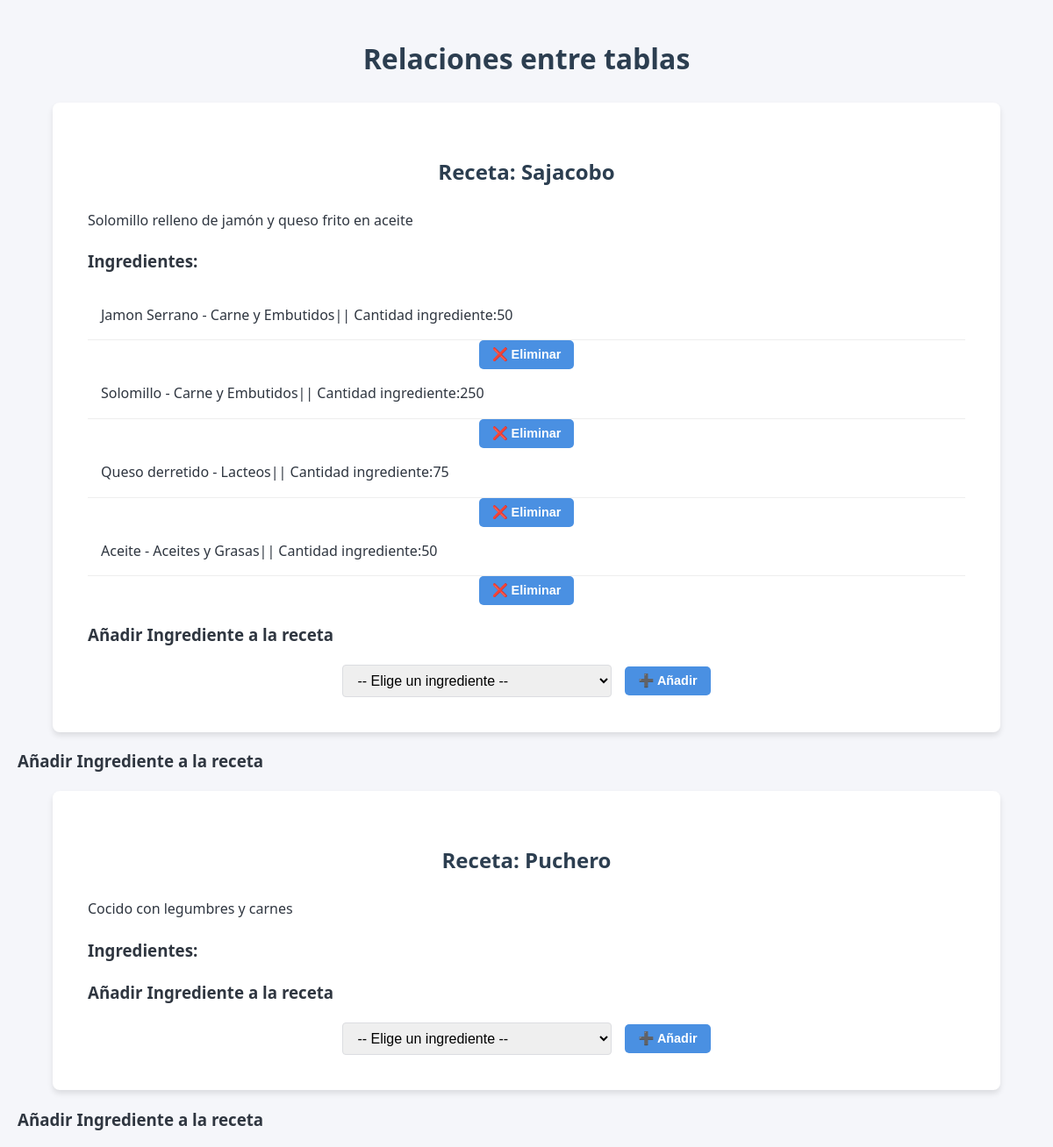
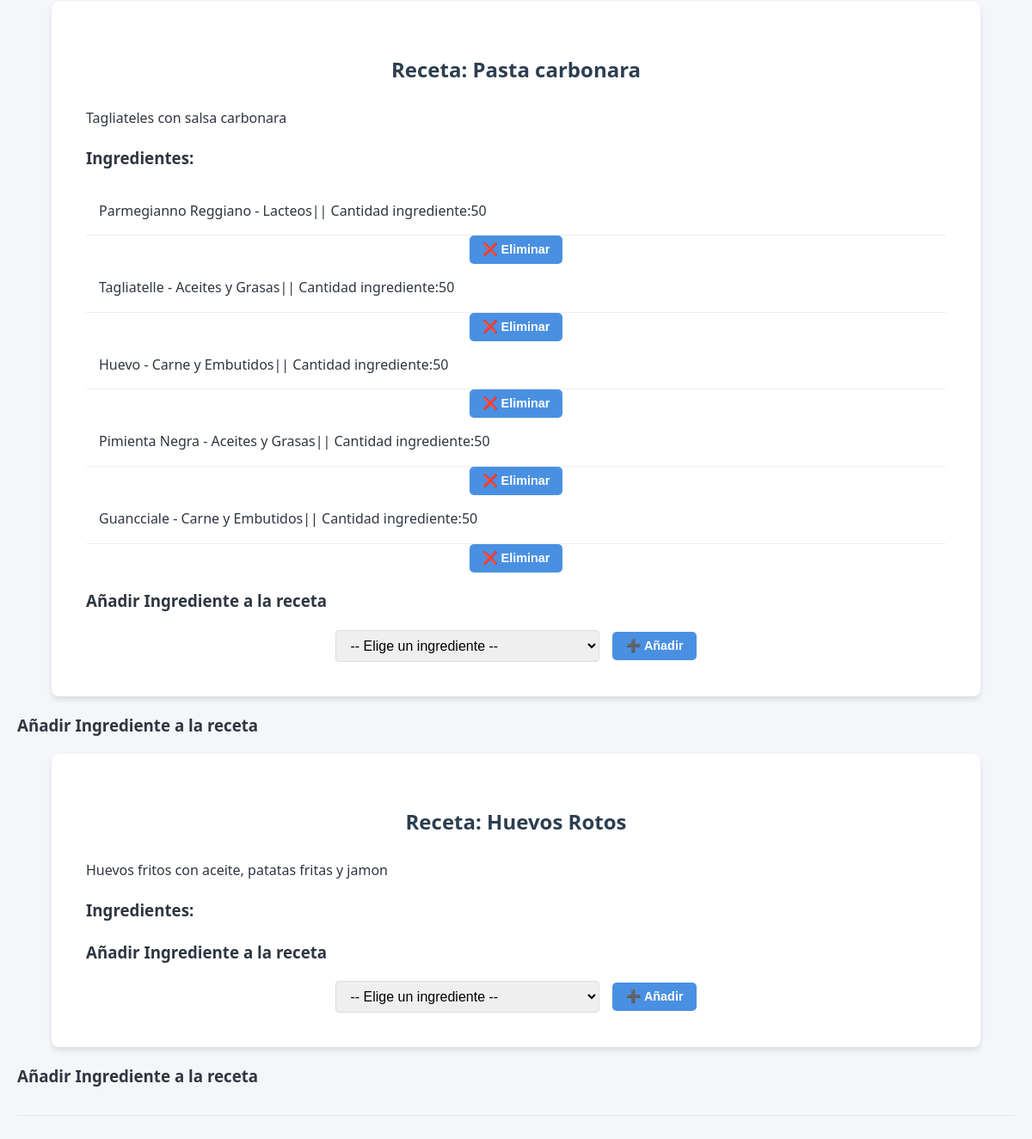
/relaciones, run on the app's committed database (2 pictures, top to bottom).
### recetasApp/models.py (models this page shows, shortened)
class Recetas(models.Model):
    nombre=models.CharField(max_length=100)
    descripcion=models.CharField(max_length=500)
    ingredientes=models.ManyToManyField(Ingrediente,related_name='Ingredientes',through='IngredienteReceta')

class Ingrediente(models.Model):
    nombre=models.CharField(max_length=100)
    categoria=models.ForeignKey(CategoriaIngrediente, on_delete=models.CASCADE)
    lactosa=models.ForeignKey(Lactosa, on_delete=models.CASCADE,default=False)
    cantidad=models.ForeignKey(Cantidad, on_delete=models.CASCADE)

class CategoriaIngrediente(models.Model):
    nombre=models.CharField(max_length=100)

class Cantidad(models.Model):
    cantidad=models.IntegerField()
    def __str__(self):
        return f"{self.cantidad}"

### recetasApp/views.py (the view, shortened to what this page needs)
# urls.py: path('relaciones', views.relaciones, name='relaciones'),#vamosa ver las relaciones entre tablas many to many y foreign key
def relaciones(request):
    recetas = Recetas.objects.all()
    ingredientes = Ingrediente.objects.all()
    return render(request, 'recetasApp/relaciones.html', {'recetas': recetas, 'ingredientes': ingredientes})

### recetasApp/templates/recetasApp/relaciones.html (shortened to what this page needs)
{% extends "recetasApp/base.html" %}
{% block content %}
<h1>Relaciones entre tablas</h1>
{% for receta in recetas %}
    <div>
        <h2>Receta: {{ receta.nombre }}</h2>
        <p>{{ receta.descripcion }}</p>
        <h3>Ingredientes:</h3>
        <ul>
            {% for ingrediente in receta.ingredientes.all %}
                <a href="{% url 'ingrediente_detalle' pk=ingrediente.pk %}"><li>{{ ingrediente.nombre }} - {{ ingrediente.categoria.nombre }}|| Cantidad ingrediente:{{ingrediente.cantidad}}</li></a>
                <form method="post" action="">
                    <button type="submit">❌ Eliminar</button>
                </form>
            {% endfor %}
        </ul>
        <h3>Añadir Ingrediente a la receta</h3>
    <form method="post" action="">
        <select name="ingrediente_id">
            <option value="" selected disabled>-- Elige un ingrediente --</option>
        </select>
        <button type="submit">➕ Añadir</button>
    </form>
    </div>
    <h3>Añadir Ingrediente a la receta</h3>
{% endfor %}
<hr>
<br>
{% endblock %}

### recetasApp/static/recetasApp/style.css (style rules this page uses)
:root { --primary-color: #4a90e2; --secondary-color: #f5f6fa; --text-color: #2f3640; --accent-color: #2ecc71; --danger-color: #e74c3c; --warning-color: #f1c40f; --border-radius: 8px; --shadow: 0 4px 6px rgba(0, 0, 0, 0.1); }
body { font-family: 'Segoe UI', Roboto, Helvetica, Arial, sans-serif; background-color: var(--secondary-color); color: var(--text-color); line-height: 1.6; margin: 0; padding: 20px; }
body > div, main { max-width: 1000px; margin: 0 auto; background: white; padding: 40px; border-radius: var(--border-radius); box-shadow: var(--shadow); }
h1, h2 { color: #2c3e50; text-align: center; font-weight: 600; margin-bottom: 1.5rem; }
a { text-decoration: none; color: inherit; }
hr { border: 0; height: 1px; background: #dfe6e9; margin: 30px 0; }
form { display: flex; flex-wrap: wrap; gap: 15px; align-items: center; justify-content: center; }
input[type="text"], input[type="number"], select { padding: 8px 12px; border: 1px solid #dcdde1; border-radius: 4px; font-size: 1rem; outline: none; transition: border-color 0.3s; }
button, input[type="submit"] { padding: 8px 15px; border: none; border-radius: 5px; cursor: pointer; font-weight: 600; transition: transform 0.1s, filter 0.2s; font-size: 0.9rem; display: inline-flex; align-items: center; gap: 5px; }
button, input[type="submit"] { background-color: var(--primary-color); color: white; }
ul { list-style: none; padding: 0; }
ul li { background: white; border-bottom: 1px solid #eee; padding: 15px; display: flex; justify-content: space-between; }

### data on the page
Recetas: nombre "Sajacobo", descripcion "Solomillo relleno de jamón y queso frito en aceite"
Ingrediente: nombre "Jamon Serrano", categoria.nombre "Carne y Embutidos", cantidad "50"
Ingrediente: nombre "Solomillo", categoria.nombre "Carne y Embutidos", cantidad "250"
Ingrediente: nombre "Queso derretido", categoria.nombre "Lacteos", cantidad "75"
Ingrediente: nombre "Aceite", categoria.nombre "Aceites y Grasas", cantidad "50"
Recetas: nombre "Puchero", descripcion "Cocido con legumbres y carnes"
Recetas: nombre "Pasta carbonara", descripcion "Tagliateles con salsa carbonara"
Ingrediente: nombre "Parmegianno Reggiano", categoria.nombre "Lacteos", cantidad "50"
Ingrediente: nombre "Tagliatelle", categoria.nombre "Aceites y Grasas", cantidad "50"
Ingrediente: nombre "Huevo", categoria.nombre "Carne y Embutidos", cantidad "50"
Ingrediente: nombre "Pimienta Negra", categoria.nombre "Aceites y Grasas", cantidad "50"
Ingrediente: nombre "Guancciale", categoria.nombre "Carne y Embutidos", cantidad "50"
Recetas: nombre "Huevos Rotos", descripcion "Huevos fritos con aceite, patatas fritas y jamon"
